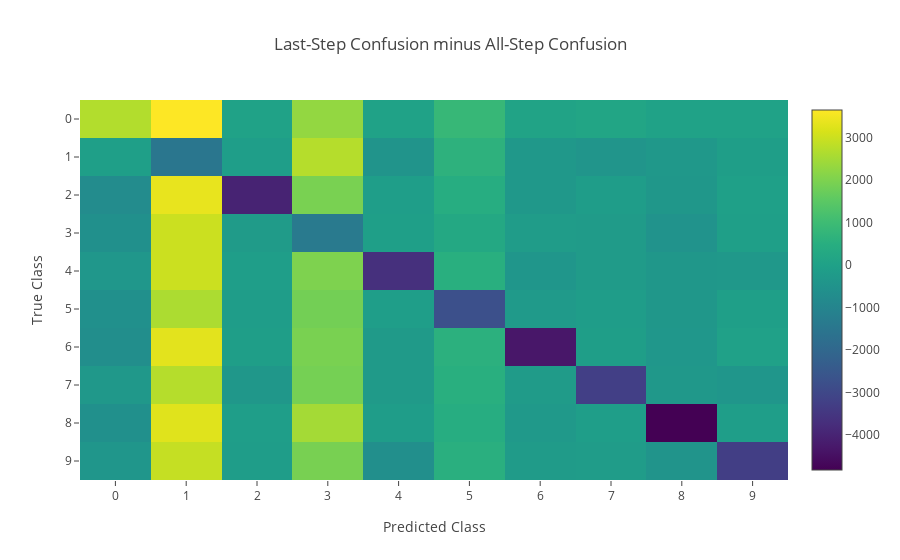

The notebook cell saved with this chart:
### Code cell
yo = machine_confusion - human_confusion

data = [go.Heatmap(
    z=yo,# - human_confusion,
    colorscale="Viridis"
)]

layout = go.Layout(
    title="Last-Step Confusion minus All-Step Confusion",
    yaxis=dict(
        autorange='reversed',
        title="True Class",
        dtick=1
    ),
    xaxis=dict(
        title="Predicted Class",
        dtick=1
    )
)
fig = go.Figure(data=data, layout=layout)
iplot(fig)

### Figure 1 — Plotly figure (JSON) as saved in the notebook; plotly's stock layout.template omitted (floating-point values rounded to 4 significant figures)
{"data": [{"colorscale": "Viridis", "type": "heatmap", "z": [[2683.0, 3652.0, 22.9, 2282.0, 27.93, 849.0, 83.97, 136.9, 34.98, 25.96], [-82, -1490, -124, 2716, -448, 625, -316, -446, -338, -97], [-756, 3375, -4017, 1929, -114, 450, -334, -148, -352, -33], [-590, 2991, -233, -1382, -91, 278, -180, -218, -509, -66], [-376, 2989, -121, 1998, -3681, 521, -407, -227, -365, -331], [-598, 2602, -162, 1848, -112, -2745, -241, -153, -363, -76], [-672, 3299, -97, 1939, -236, 583, -4330, -100, -376, -10], [-314, 2722, -369, 1879, -239, 526, -227, -3251, -323, -404], [-601, 3263, -107, 2504, -155, 441, -280, -118, -4829, -118], [-411, 2916, -155, 1919, -657, 537, -214, -183, -472, -3280]]}], "layout": {"title": "Last-Step Confusion minus All-Step Confusion", "xaxis": {"dtick": 1, "title": "Predicted Class"}, "yaxis": {"autorange": "reversed", "dtick": 1, "title": "True Class"}}}
